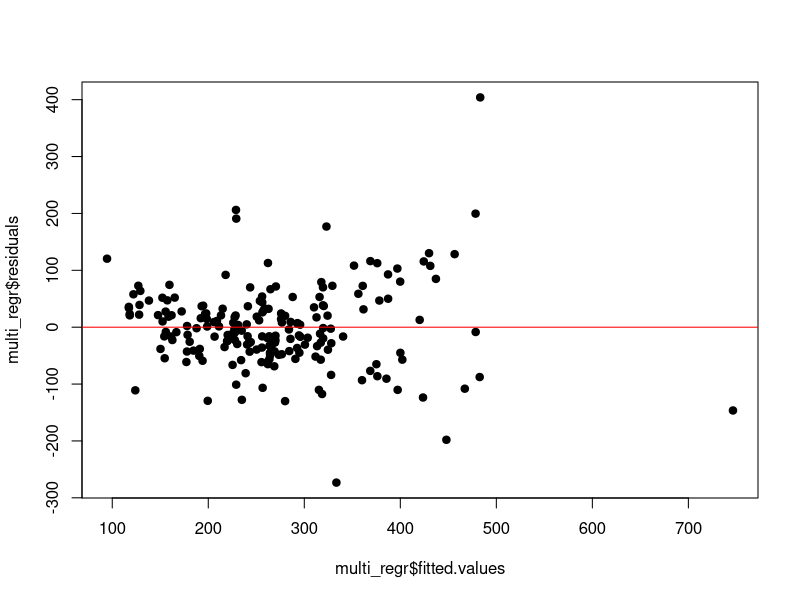
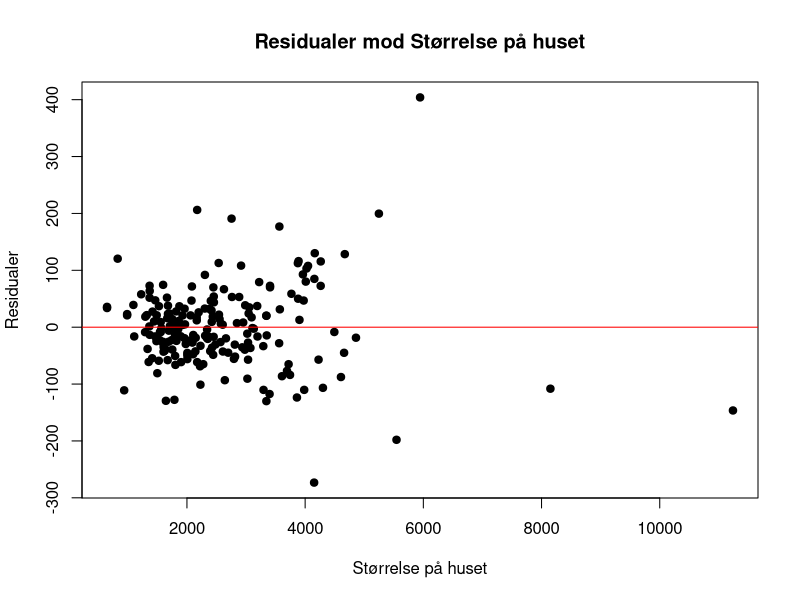
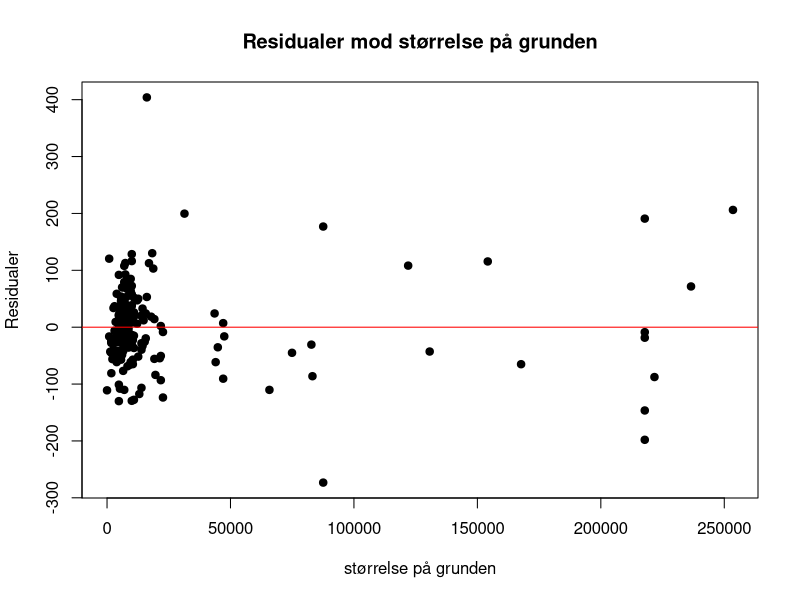
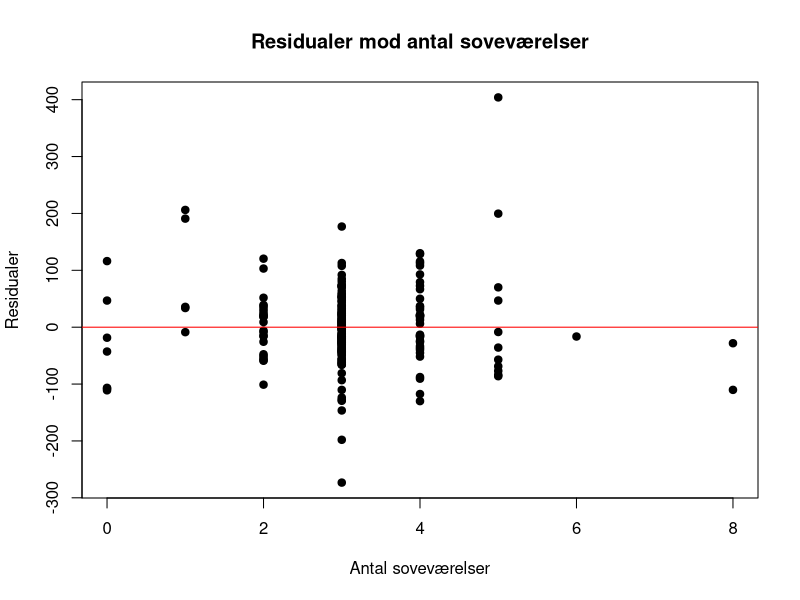
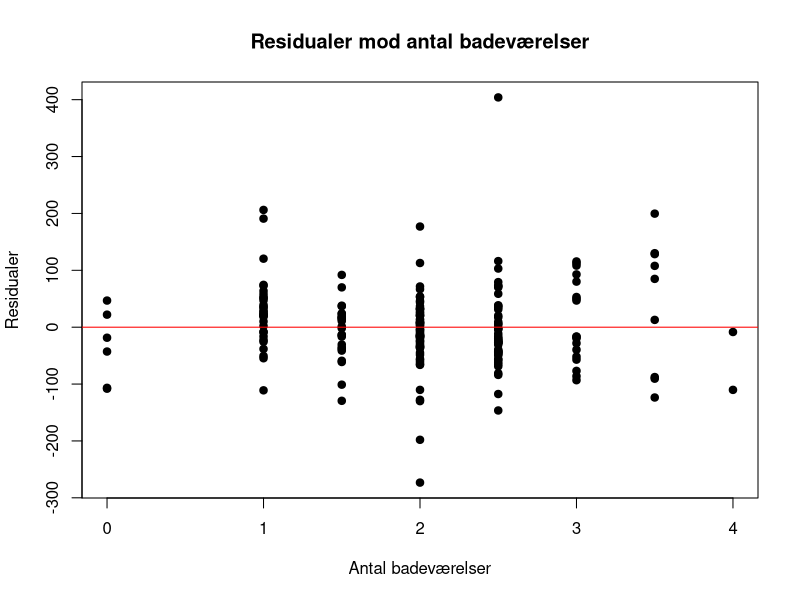
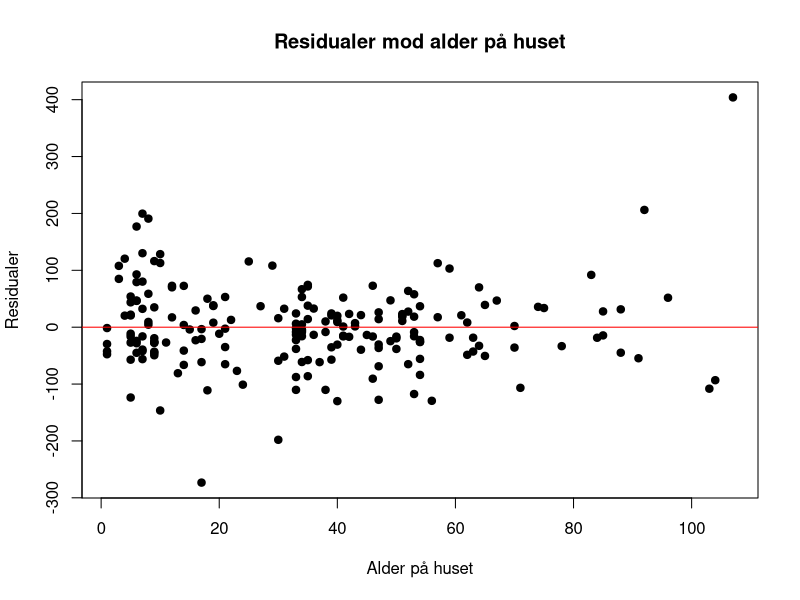
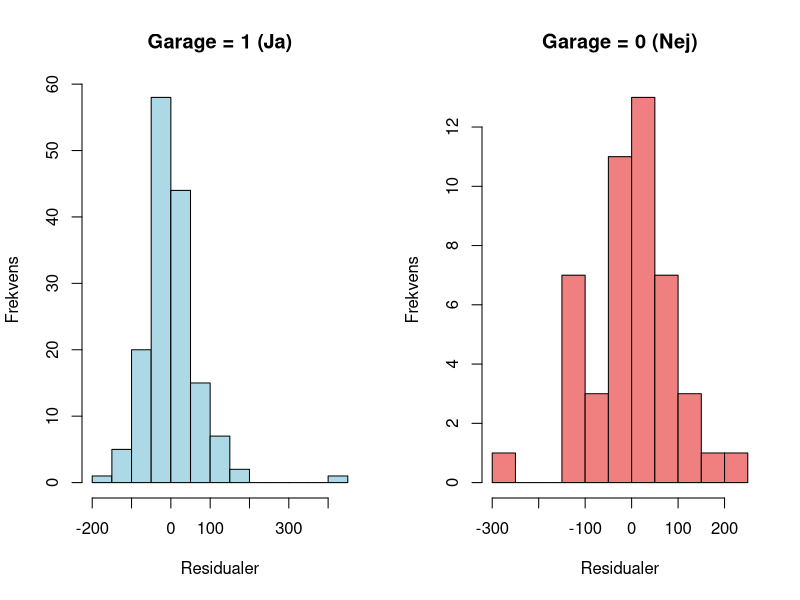
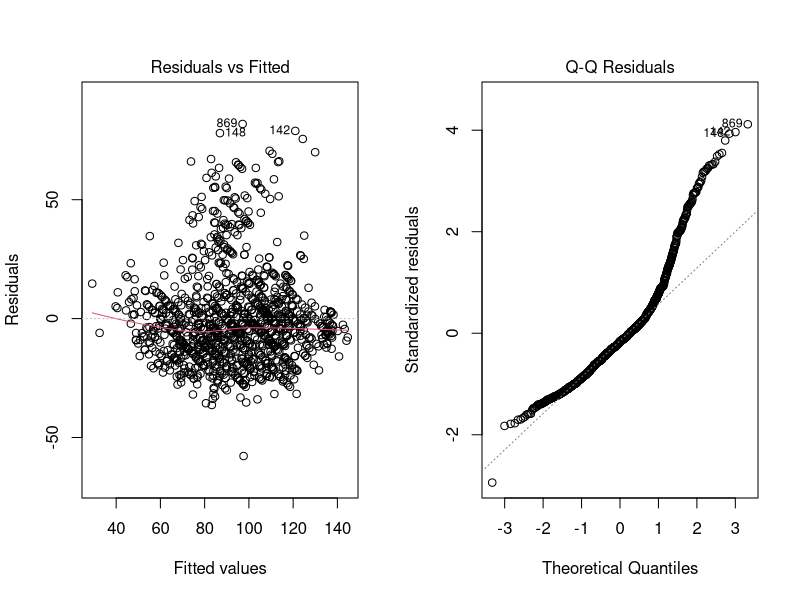

Generate these figures, in order, with R:
#3 Plot residualerne mod de prædikterede værdier samt mod hver af de kvantitative
#forklarende variable. Kommenter på plottene.

huspriserOR <- read.csv("Data/huspriser_OR.csv")
View(huspriserOR)
multi_regr <- lm(Pris ~ ., data = huspriserOR)
summary(multi_regr)

# Residualer mod prædikterede værdier
plot(multi_regr$fitted.values, multi_regr$residuals, pch = 19)
abline(h = 0, col = 'red')
png("residuals_vs_fitted.png", width = 800, height = 600)
plot(multi_regr$fitted.values, multi_regr$residuals, pch = 19)
abline(h = 0, col = 'red')
dev.off()

# Residualplot mod hver enkelt kvantitativ x-variabel
#størrelseHus
plot(huspriserOR$StørrelseHus, multi_regr$residuals,pch=19, ylab = "Residualer", xlab = "Størrelse på huset", main = "Residualer mod Størrelse på huset");abline(h=0, col="red")
png("residuals_vs_størrelseHus.png", width = 800, height = 600)
plot(huspriserOR$StørrelseHus, multi_regr$residuals,pch=19, ylab = "Residualer", xlab = "Størrelse på huset", main = "Residualer mod Størrelse på huset");abline(h=0, col="red")
dev.off()

#StørrelseGrund

plot(huspriserOR$StørrelseGrund, multi_regr$residuals, pch= 19, ylab ="Residualer", xlab = "størrelse på grunden", main = "Residualer mod størrelse på grunden");abline(h=0, col ="red")
png("residuals_vs_størrelseGrund.png", width = 800, height = 600)
plot(huspriserOR$StørrelseGrund, multi_regr$residuals, pch= 19, ylab ="Residualer", xlab = "størrelse på grunden", main = "Residualer mod størrelse på grunden");abline(h=0, col ="red")
dev.off()

#Soveværelser

plot(huspriserOR$Soveværelser, multi_regr$residuals, pch = 19, ylab = "Residualer", xlab = "Antal soveværelser", main = "Residualer mod antal soveværelser");abline(h=0, col="red")
png("residuals_vs_soveværelser.png", width = 800, height = 600)
plot(huspriserOR$Soveværelser, multi_regr$residuals, pch = 19, ylab = "Residualer", xlab = "Antal soveværelser", main = "Residualer mod antal soveværelser");abline(h=0, col="red")
dev.off()


#Badeværelser

plot(huspriserOR$Badeværelser, multi_regr$residuals, pch = 19, ylab = "Residualer", xlab = "Antal badeværelser", main = "Residualer mod antal badeværelser");abline(h=0, col="red")
png("residuals_vs_badeværelser.png", width = 800, height = 600)
plot(huspriserOR$Badeværelser, multi_regr$residuals, pch = 19, ylab = "Residualer", xlab = "Antal badeværelser", main = "Residualer mod antal badeværelser");abline(h=0, col="red")
dev.off()

#Alder
plot(huspriserOR$Alder, multi_regr$residuals, pch = 19, ylab = "Residualer", xlab = "Alder på huset", main = "Residualer mod alder på huset");abline(h=0, col="red")
png("residuals_vs_alder.png", width = 800, height = 600)
plot(huspriserOR$Alder, multi_regr$residuals, pch = 19, ylab = "Residualer", xlab = "Alder på huset", main = "Residualer mod alder på huset");abline(h=0, col="red")
dev.off()


#4. Lav et histogram over residualerne inddelt efter hver værdi af den kategoriske
#variabel Garage. Ser det ud til, at residualerne i disse to grupper har ca.
#samme middelværdi nær 0 og har cirka samme variation?
#Hint: Du kan evt. ogs˚a finde middelværdi og standardafvigelse, for hver af de
#to grupper.

par(mfrow=c(1,2))
hist(multi_regr$residuals[huspriserOR$Garage == 1], main = "Garage = 1 (Ja)", xlab = "Residualer", ylab = "Frekvens", col = "lightblue")
hist(multi_regr$residuals[huspriserOR$Garage == 0], main = "Garage = 0 (Nej)", xlab = "Residualer", ylab = "Frekvens", col = "lightcoral")
png("residuals_histogram_garage.png", width = 800, height = 600)
par(mfrow=c(1,2))
hist(multi_regr$residuals[huspriserOR$Garage == 1], main = "Garage = 1 (Ja)", xlab = "Residualer", ylab = "Frekvens", col = "lightblue")
hist(multi_regr$residuals[huspriserOR$Garage == 0], main = "Garage = 0 (Nej)", xlab = "Residualer", ylab = "Frekvens", col = "lightcoral")
dev.off()

mean(multi_regr$residuals[huspriserOR$Garage == 1])
mean(multi_regr$residuals[huspriserOR$Garage == 0])

sd(multi_regr$residuals[huspriserOR$Garage == 1])
sd(multi_regr$residuals[huspriserOR$Garage == 0])

#5 Angiv de estimerede parametre samt forklaringsgraden. Hvad siger modellen
#om sammenhængen mellem huspris og husstørrelse? Hvad siger modellen om
#sammenhængen mellem huspris og hvorvidt, huset har en garage?

summary(multi_regr)


#6.	Er prisen signifikant afhængig af hver af de forklarende variable? Argumenter ved hjælp af et eller flere relevante tests.

library(car)
Anova(multi_regr, type = "III")

#7 7. Reducer modellen, s˚a den kun indeholder signifikante forklarende variable.
#Med signifikant menes der p˚a et 5% signifikansniveau (behold skæringen/intercept,
#selvom det skulle være insignifikant). Hvilke variable beholdes i modellen? Angiv
#estimerede parametre og forklaringsgraden igen.
#Bemærk: Det er ikke nødvendigt at vise output, hver gang du reducerer modellen.
#Men forklar proceduren ved modelreduktionen.

#Først fjerner jeg den mindst signifikante variabel, som er "størrelseGrund".

reduced_multi_regr_1 <- lm(Pris ~. - StørrelseGrund, data = huspriserOR)
Anova(reduced_multi_regr_1, type = 'III')

reduced_multi_regr_2 <- lm(Pris ~. - StørrelseGrund - Alder, data = huspriserOR)
Anova(reduced_multi_regr_2, type = 'III')

reduced_multi_regr_3 <- lm(Pris ~. - StørrelseGrund - Alder - Garage, data = huspriserOR)
Anova(reduced_multi_regr_3, type = 'III')

reduced_multi_regr_4 <- lm(Pris ~. - StørrelseGrund - Alder - Garage - Soveværelser, data = huspriserOR)
Anova(reduced_multi_regr_4, type = 'III')

reduced_multi_regr_4$coefficients
summary(reduced_multi_regr_4)

#8. I den reducerede model, hvad er forskellen i prædikteret pris for et hus på 2460 squarefeet med 2 badev.relser, 3 soveværelser og med garage, sammenlignet med et hus p˚a 2460 squarefeet med 2 badev.relser, 4 sovev.relser og uden
# garage?



#opgave 63 
#vi arbejder videre med datasættet bilpriserNY, som er bilpriser hvor vi fjerner en outlier,
#og samtidig introducerer logpris

#1 fit en multipel lineær regressionsmodel, hvor logpris er respons variablen
#og resterende er forklarende. Hvad siger modellen om sammenh.ngen mellem logpris og sæslgers region?

Bilpriser <- read.csv("Data/Bilpriser.csv")

View(Bilpriser)
regr <- lm(Pris ~., data = Bilpriser)
plot(regr)

BilpriserNy <- Bilpriser[-829,]
BilpriserNy$LogPris <- log(BilpriserNy$Pris)
regr_ny <- lm(LogPris ~.-Pris, data = BilpriserNy)

summary(regr_ny)

ordning <- c("Sjælland","Fyn","Jylland","København")
BilpriserNy$Region <- factor(BilpriserNy$Region, levels = ordning)
regr_ny_ordning <- lm(LogPris ~.-Pris, data = BilpriserNy)
summary(regr_ny_ordning)
